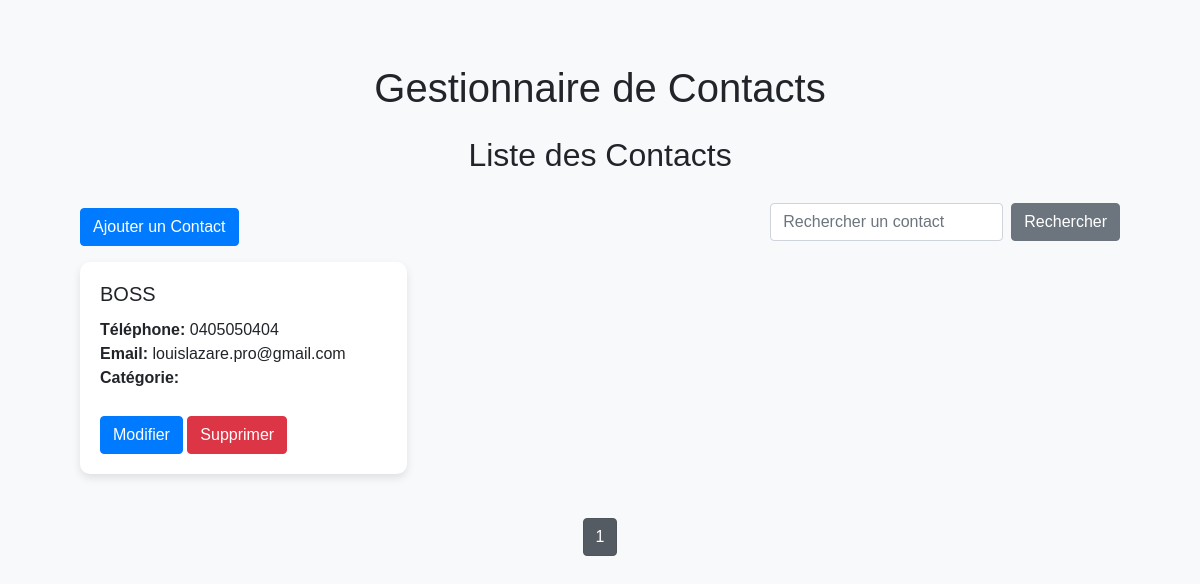
The page /search on the database as committed earlier.
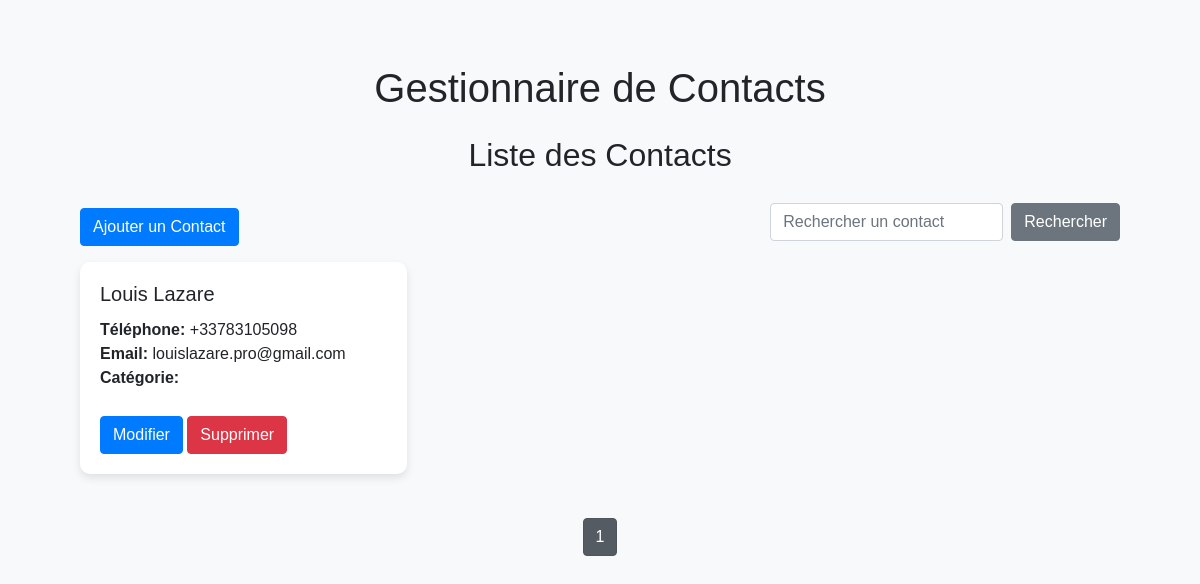
The same page on the database as committed later.
### tables this page shows
CREATE TABLE contacts (
    id INTEGER PRIMARY KEY AUTOINCREMENT,
    name TEXT NOT NULL,
    phone TEXT,
    email TEXT
);

### app.py (the view)
@app.route('/search', methods=('GET', 'POST'))
def search():
    query = request.args.get('query')
    page_num = request.args.get('page', 1, type=int)
    contacts, total_pages = get_paginated_contacts(page_num, query=query)
    return render_template('index.html', contacts=contacts, total_pages=total_pages, current_page=page_num, query=query)

### app.py (called while the page is built)
@contextmanager
def get_db_connection():
    conn = sqlite3.connect(DATABASE, timeout=10)
    conn.row_factory = sqlite3.Row
    try:
        yield conn
    finally:
        conn.close()

### templates/index.html
{% extends "layout.html" %}
{% block content %}
<h2 class="my-4">Liste des Contacts</h2>
<div class="d-flex justify-content-between mb-3">
    <a href="{{ url_for('add_contact') }}" class="btn btn-primary">Ajouter un Contact</a>
    <form action="{{ url_for('search') }}" method="get" class="form-inline">
        <input type="text" name="query" class="form-control mr-2" placeholder="Rechercher un contact">
        <button type="submit" class="btn btn-secondary">Rechercher</button>
    </form>
</div>
{% if contacts %}
    <div class="row">
        {% for contact in contacts %}
        <div class="col-md-4 mb-4">
            <div class="card">
                <div class="card-body">
                    <h5 class="card-title">{{ contact.name }}</h5>
                    <p class="card-text">
                        <strong>Téléphone:</strong> {{ contact.phone }}<br>
                        <strong>Email:</strong> {{ contact.email }}
                        <strong>Catégorie:</strong> {{ contact.category }}
                    </p>
                    <a href="{{ url_for('edit_contact', id=contact.id) }}" class="btn btn-primary">Modifier</a>
                    <form action="{{ url_for('delete_contact', id=contact.id) }}" method="post" class="d-inline" onsubmit="return confirm('Êtes-vous sûr de vouloir supprimer ce contact ?');">
                        <button type="submit" class="btn btn-danger">Supprimer</button>
                    </form>
                </div>
            </div>
        </div>
        {% endfor %}
    </div>
    <div class="pagination justify-content-center">
        {% for page_num in range(1, total_pages + 1) %}
            <a href="{{ url_for('paginate', page_num=page_num) }}" class="btn btn-secondary {% if current_page == page_num %}active{% endif %}">{{ page_num }}</a>
        {% endfor %}
    </div>
{% else %}
    <p class="alert alert-warning">Aucun contact trouvé.</p>
{% endif %}
{% endblock %}

Rows that differ between the two databases and show on the page:
removed contacts: name "BOSS", phone "0405050404", email "louislazare.pro@gmail.com"
added contacts: name "Louis Lazare", phone "+33783105098", email "louislazare.pro@gmail.com"
